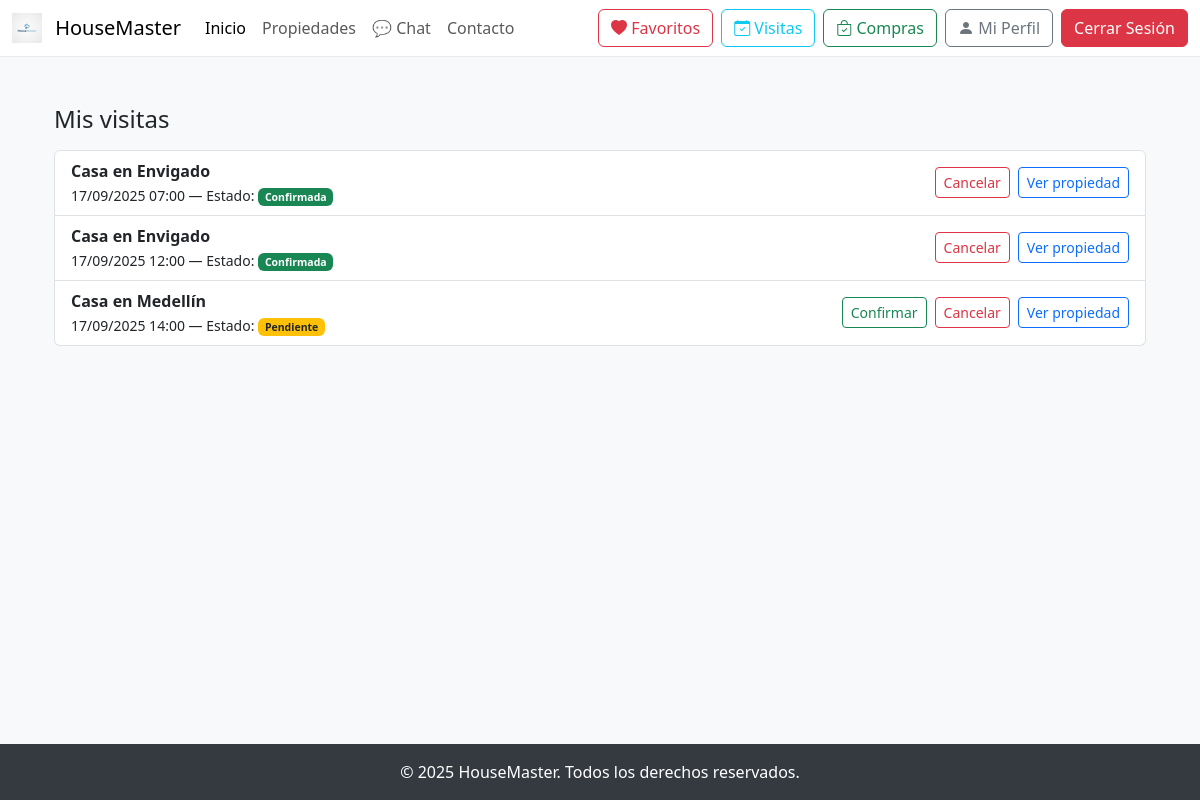
Screenshot of /visits/my-visits/ (signed in) with the database file from the repository.
### visits/models.py (models this page shows, shortened)
class Visit(models.Model):
    STATUS_PENDING = 'pending'
    STATUS_CONFIRMED = 'confirmed'
    STATUS_CANCELLED = 'cancelled'
    STATUS_COMPLETED = 'completed'
    STATUS_CHOICES = [
        (STATUS_PENDING, 'Pendiente'),
        (STATUS_CONFIRMED, 'Confirmada'),
        (STATUS_CANCELLED, 'Cancelada'),
        (STATUS_COMPLETED, 'Completada'),
    ]
    user = models.ForeignKey(User, on_delete=models.CASCADE, related_name='visits')
    property = models.ForeignKey(Property, on_delete=models.CASCADE, related_name='visits')
    date_time = models.DateTimeField()
    status = models.CharField(max_length=10, choices=STATUS_CHOICES, default=STATUS_PENDING)
    notes = models.TextField(blank=True, help_text="Notas adicionales sobre la visita")
    created_at = models.DateTimeField(auto_now_add=True)
    updated_at = models.DateTimeField(auto_now=True)
    class Meta:
        verbose_name = 'Visita'
        verbose_name_plural = 'Visitas'
        ordering = ["-date_time", "-created_at"]
        indexes = [
            models.Index(fields=["property", "date_time"]),
            models.Index(fields=["user", "date_time"]),
            models.Index(fields=["status", "date_time"]),
        ]
        constraints = [
            models.UniqueConstraint(
                fields=["user", "property", "date_time"],
                name="uniq_visit_user_prop_datetime",
            )
        ]

### property/models.py (models this page shows, shortened)
class Property(models.Model):
    TYPE_SALE = 'Venta'
    TYPE_RENT = 'Arriendo'
    TYPE_CHOICES = [
        (TYPE_SALE, 'Venta'),
        (TYPE_RENT, 'Arriendo'),
    ]
    STATUS_AVAILABLE = 'Disponible'
    STATUS_SOLD = 'Vendida'
    STATUS_RENTED = 'Arrendada'
    STATUS_RESERVED = 'Reservada'
    STATUS_CHOICES = [
        (STATUS_AVAILABLE, 'Disponible'),
        (STATUS_SOLD, 'Vendida'),
        (STATUS_RENTED, 'Arrendada'),
        (STATUS_RESERVED, 'Reservada'),
    ]
    agent = models.ForeignKey(User, on_delete=models.SET_NULL, null=True, related_name='properties')
    title = models.CharField(max_length=200)
    description = models.TextField()
    price = models.DecimalField(max_digits=12, decimal_places=2)
    type = models.CharField(max_length=100, choices=TYPE_CHOICES)
    area = models.FloatField()
    rooms = models.IntegerField()
    bathrooms = models.IntegerField()
    status = models.CharField(max_length=50, choices=STATUS_CHOICES, default=STATUS_AVAILABLE)
    city = models.CharField(max_length=100)
    department = models.CharField(max_length=100)
    address = models.CharField(max_length=255, unique=True)
    created_at = models.DateTimeField(auto_now_add=True)
    image = models.ImageField(upload_to='properties/', blank=True, null=True)
    class Meta:
        verbose_name = 'Propiedad'
        verbose_name_plural = 'Propiedades'
        ordering = ['-created_at']
        indexes = [
            models.Index(fields=['city', 'type']),
            models.Index(fields=['status', 'price']),
        ]

### visits/views.py (the view)
# urls.py: path("my-visits/", views.my_visits, name="my_visits"),
@login_required
def my_visits(request):
    service = VisitService()
    visits = service.get_user_visits(
        user_id=request.user.id,
        include_past=True
    ).exclude(status=Visit.STATUS_CANCELLED)
    return render(request, "visit_list.html", {"visits": visits})

### visits/services/visit_service.py (called while the page is built)
    def get_user_visits(self, user_id: int, include_past: bool = True) -> QuerySet:
        queryset = Visit.objects.filter(user_id=user_id)
        if not include_past:
            queryset = queryset.filter(date_time__gte=timezone.now())
        return queryset.order_by('date_time')

### visits/templates/visit_list.html (shortened to what this page needs)
{% extends "base.html" %}
{% block content %}
<div class="container py-4">
  <h1 class="h4 mb-3">Mis visitas</h1>
  {% if visits %}
    <div class="list-group">
      {% for v in visits %}
      <div class="list-group-item d-flex justify-content-between align-items-center">
        <div>
          <strong>{{ v.property.title }}</strong><br>
          <small>
            {{ v.date_time|date:"d/m/Y H:i" }}
            —
            Estado:
            {% if v.status == "pending" %}
              <span class="badge bg-warning text-dark">Pendiente</span>
            {% elif v.status == "confirmed" %}
              <span class="badge bg-success">Confirmada</span>
            {% else %}
              <span class="badge bg-secondary">Cancelada</span>
            {% endif %}
          </small>
        </div>
        <div class="d-flex gap-2">
          {% if v.status == "pending" %}
            <a href="{% url 'visit_confirm' v.id %}" class="btn btn-sm btn-outline-success">Confirmar</a>
          {% endif %}
          {% if v.status != "cancelled" %}
            <a href="{% url 'visit_cancel' v.id %}" class="btn btn-sm btn-outline-danger"
               onclick="return confirm('¿Cancelar esta visita?');">Cancelar</a>
          {% endif %}
          <a class="btn btn-sm btn-outline-primary" href="{% url 'property_detail' v.property_id %}">Ver propiedad</a>
        </div>
      </div>
      {% endfor %}
    </div>
  {% else %}
    <div class="alert alert-info">
      No tienes visitas agendadas todavía.
      <a href="{% url 'property_list' %}" class="alert-link">Ver propiedades</a> para agendar una.
    </div>
  {% endif %}
</div>
{% endblock %}

### core/templates/base.html (style rules this page uses)
body { background-color: #f8f9fa; }

### rows the page displays
Visit: property "Casa en Envigado", date_time "17/09/2025 07:00", status "Confirmada"
Visit: property "Casa en Envigado", date_time "17/09/2025 12:00", status "Confirmada"
Visit: property "Casa en Medellín", date_time "17/09/2025 14:00", status "Pendiente"
